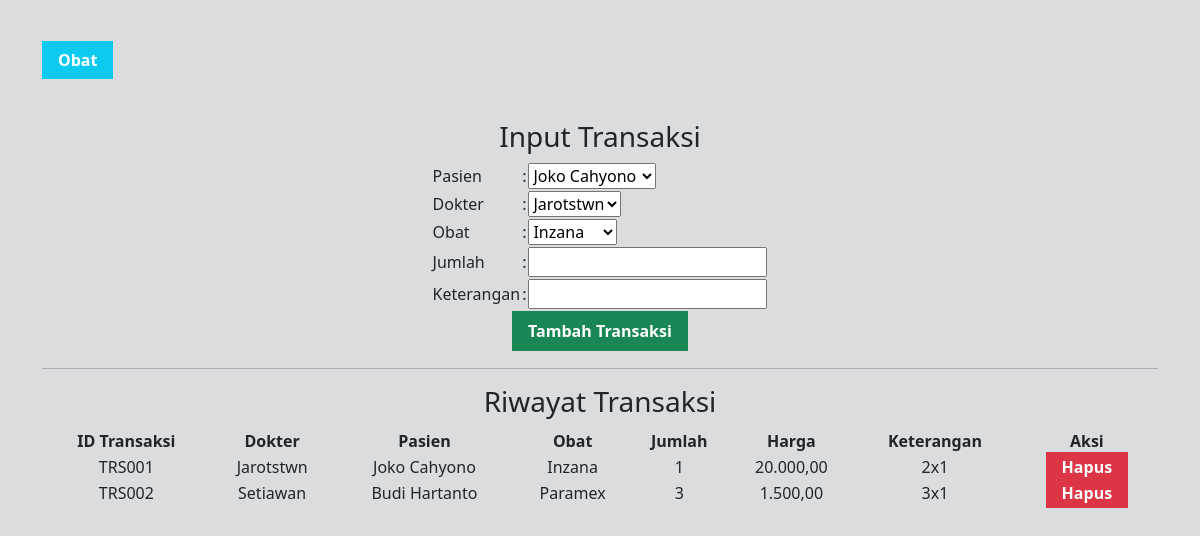
The page / on the database its author committed.
### tables this page shows
CREATE TABLE `transaksi` (
  `id_transaksi` varchar(6) NOT NULL,
  `id_dokter` varchar(6) NOT NULL,
  `id_pasien` varchar(6) NOT NULL,
  `id_obat` varchar(6) NOT NULL,
  `jumlah` int(11) NOT NULL,
  `keterangan_transaksi` varchar(10) NOT NULL
);

CREATE TABLE `dokter` (
  `id_dokter` varchar(6) NOT NULL,
  `id_user` varchar(6) NOT NULL,
  `nama_dokter` varchar(255) NOT NULL,
  `keterangan` varchar(255) NOT NULL
);

CREATE TABLE `pasien` (
  `id_pasien` varchar(6) NOT NULL,
  `id_user` varchar(6) NOT NULL,
  `nama_pasien` varchar(255) NOT NULL,
  `keterangan` varchar(255) NOT NULL
);

CREATE TABLE `obat` (
  `id_obat` varchar(6) NOT NULL,
  `nama_obat` varchar(255) NOT NULL,
  `harga` int(11) NOT NULL,
  `stok` int(11) NOT NULL
);

### koneksi.php (called while the page is built, shortened)
<?php
    $conn = mysqli_connect('localhost', 'root', '', 'kesehatan');
    function query($query){
        global $conn;
        $result = mysqli_query($conn, $query);
        $rows = [];
        while ($row = mysqli_fetch_assoc($result)){
            $rows[] = $row;
        }
        return $rows;
    }
    function rupiah($angka){
        $hasil_rupiah = number_format($angka,2,',','.');
        return $hasil_rupiah;
    }
?>

### index.php (the view, shortened to what this page needs)
<?php
    include 'koneksi.php';
?>
<!doctype html>
<html lang="en">
  <head>
    <link href="https://cdn.jsdelivr.net/npm/bootstrap@5.1.3/dist/css/bootstrap.min.css" rel="stylesheet">
  </head>
  <body style="height: 100vh; width: 100vw;" class="bg-secondary bg-opacity-25">
    <div class="container py-5">
        <a href="obat.php" class="text-decoration-none text-white fw-bold px-3 py-2 bg-info">Obat</a>
    </div>
    <div class="container text-center d-flex flex-column justify-content-center">
        <h3>Input Transaksi</h3>
        <form action="" method="post">
        <center>
        <table>
            <tr>
                <?php
                    $pasien = query("select * from pasien");
                ?>
                <td>Pasien</td>
                <td>:</td>
                <td><select name="pasien" required>
                    <?php foreach($pasien as $row): ?>
                    <option value="<?= $row['id_pasien'] ?>"><?= $row['nama_pasien'] ?></option>
                    <?php endforeach ?>
                </select></td>
            </tr>
            <tr>
                <?php
                    $dokter = query("select * from dokter");
                ?>
                <td>Dokter</td>
                <td>:</td>
                <td><select name="dokter" required>
                    <?php foreach($dokter as $row): ?>
                    <option value="<?= $row['id_dokter'] ?>"><?= $row['nama_dokter'] ?></option>
                    <?php endforeach ?>
                </select></td>
            </tr>
            <tr>
                <?php
                    $obat = query("select * from obat");
                ?>
                <td>Obat</td>
                <td>:</td>
                <td><select name="obat" required>
                    <?php foreach($obat as $row): ?>
                    <option value="<?= $row['id_obat'] ?>"><?= $row['nama_obat'] ?></option>
                    <?php endforeach ?>
                </select></td>
            </tr>
            <tr>
                <td>Jumlah</td>
                <td>:</td>
                <td><input type="number" name="jumlah" maxlength="2" required></td>
            </tr>
            <tr>
                <td>Keterangan</td>
                <td>:</td>
                <td><input type="text" name="keterangan" maxlength="10" required></td>
            </tr>
            <tr>
                <td colspan="3" class="text-center"><input type="submit" name="tambahTransaksi" value="Tambah Transaksi" class="text-decoration-none text-white fw-bold px-3 py-2 bg-success border-0"></td>
            </tr>
        </form>
        <hr>
        <h3>Riwayat Transaksi</h3>
        <table style="width: 100%; margin-top: 10px">
            <tr>
                <?php
                    $transaksi = query("select transaksi.*, dokter.*, pasien.*, obat.* from transaksi join dokter on transaksi.id_dokter=dokter.id_dokter join pasien on transaksi.id_pasien=pasien.id_pasien join obat on transaksi.id_obat=obat.id_obat");
                ?>
                <th>ID Transaksi</th>
                <th>Dokter</th>
                <th>Pasien</th>
                <th>Obat</th>
                <th>Jumlah</th>
                <th>Harga</th>
                <th>Keterangan</th>
                <th>Aksi</th>
            </tr>
            <?php foreach($transaksi as $row): ?>
            <tr>
                <td><?= $row['id_transaksi'] ?></td>
                <td><?= $row['nama_dokter'] ?></td>
                <td><?= $row['nama_pasien'] ?></td>
                <td><?= $row['nama_obat'] ?></td>
                <td><?= $row['jumlah'] ?></td>
                <td><?= rupiah($row['harga']*$row['jumlah']) ?></td>
                <td><?= $row['keterangan_transaksi'] ?></td>
                <td><a href="hapus.php?id=<?= $row['id_transaksi'] ?>&tabel=transaksi" class="text-decoration-none text-white fw-bold px-3 py-1 bg-danger">Hapus</a></td>
            </tr>
            <?php endforeach ?>
        </table>
    </div>
  </body>
</html>

### rows shown on the page
transaksi: id_transaksi "TRS001", id_dokter.nama_dokter "Jarotstwn", id_pasien.nama_pasien "Joko Cahyono", id_obat.nama_obat "Inzana", jumlah "1", rupiah($row['harga']*$row['jumlah']) "20.000,00", keterangan_transaksi "2x1"
transaksi: id_transaksi "TRS002", id_dokter.nama_dokter "Setiawan", id_pasien.nama_pasien "Budi Hartanto", id_obat.nama_obat "Paramex", jumlah "3", rupiah($row['harga']*$row['jumlah']) "1.500,00", keterangan_transaksi "3x1"

### other values the page prints
form field pasien "Joko Cahyono"
form field dokter "Jarotstwn"
form field obat "Inzana"
